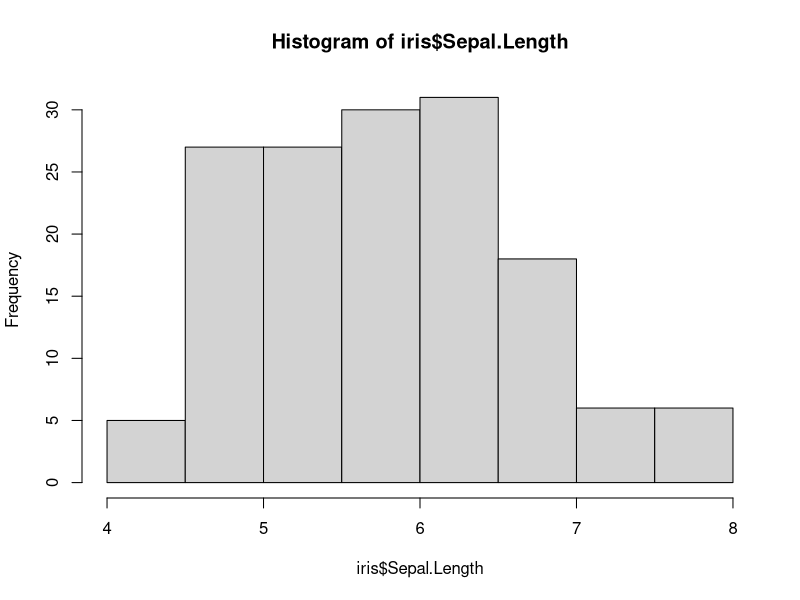
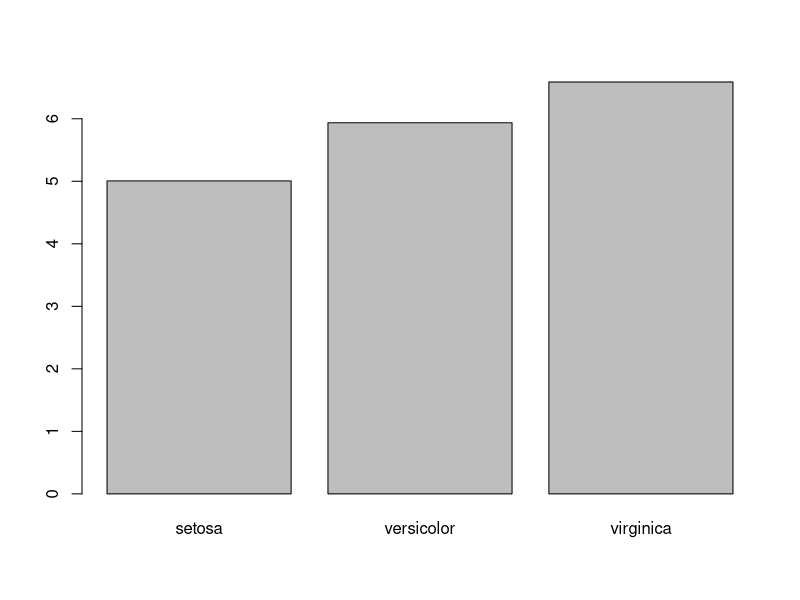
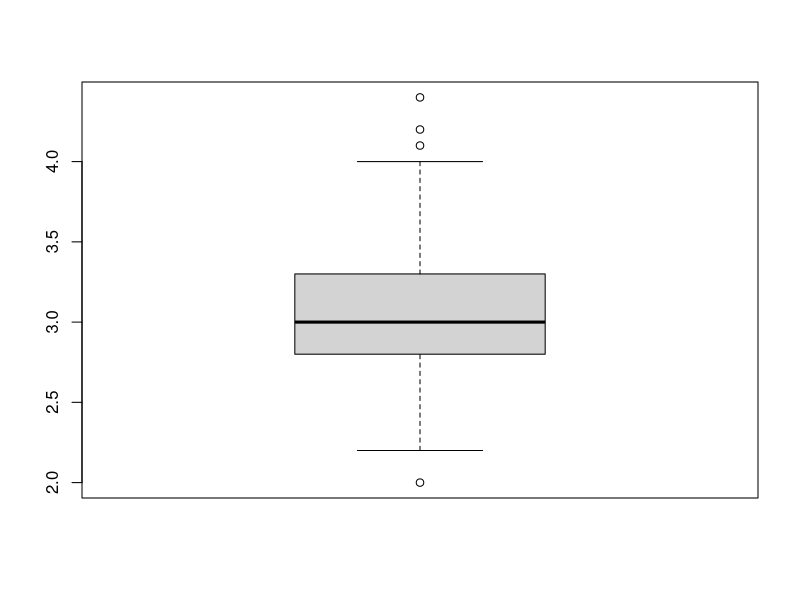
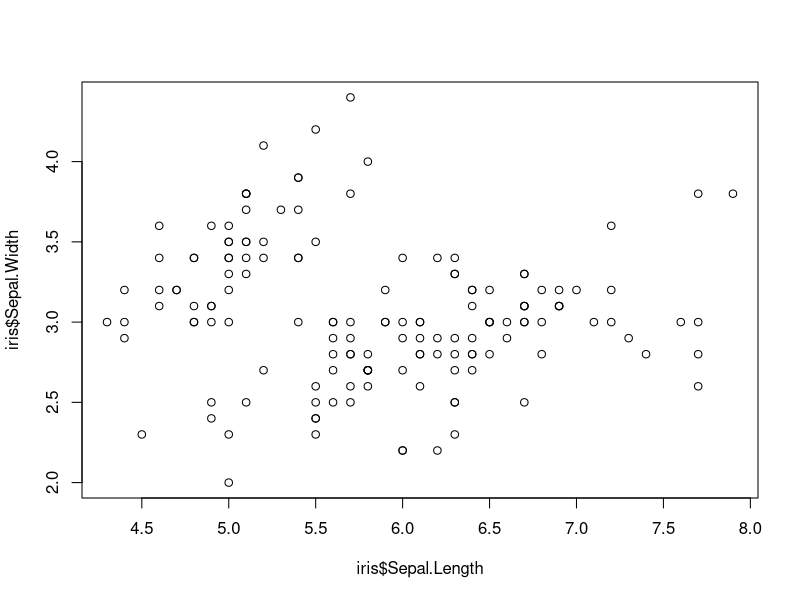
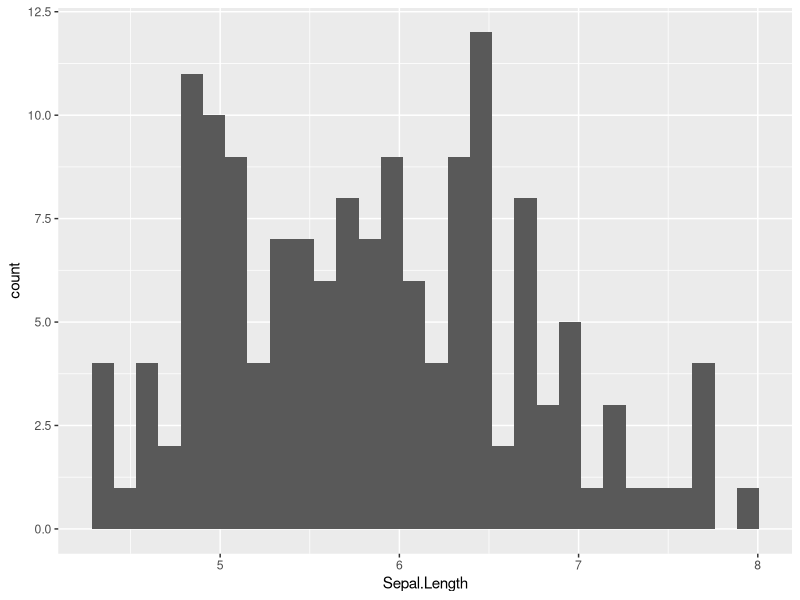
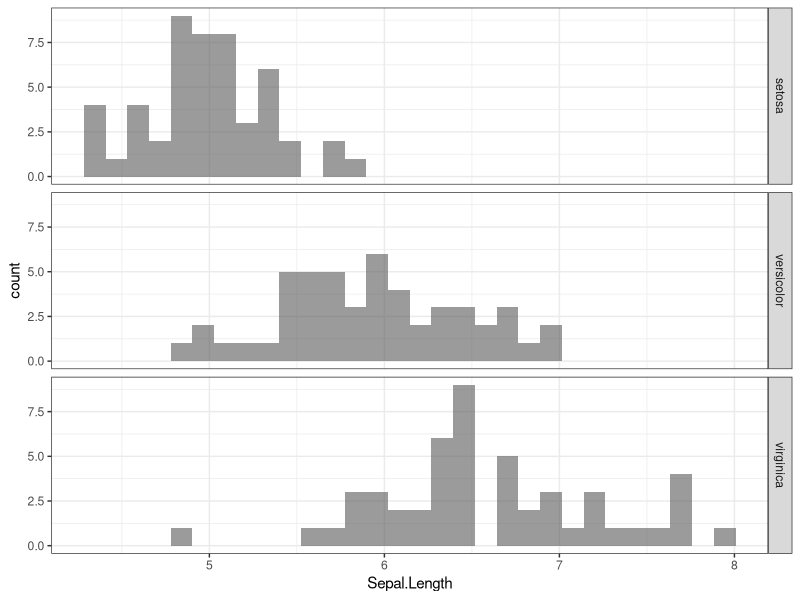
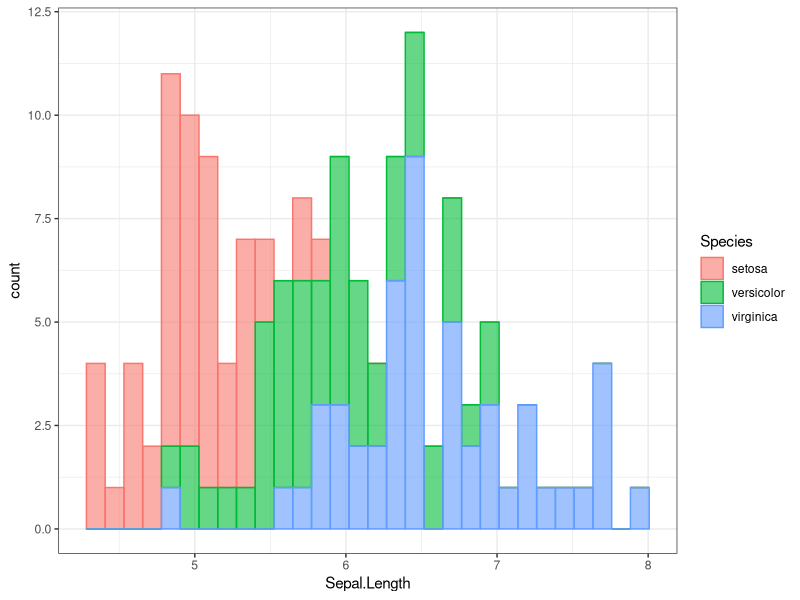
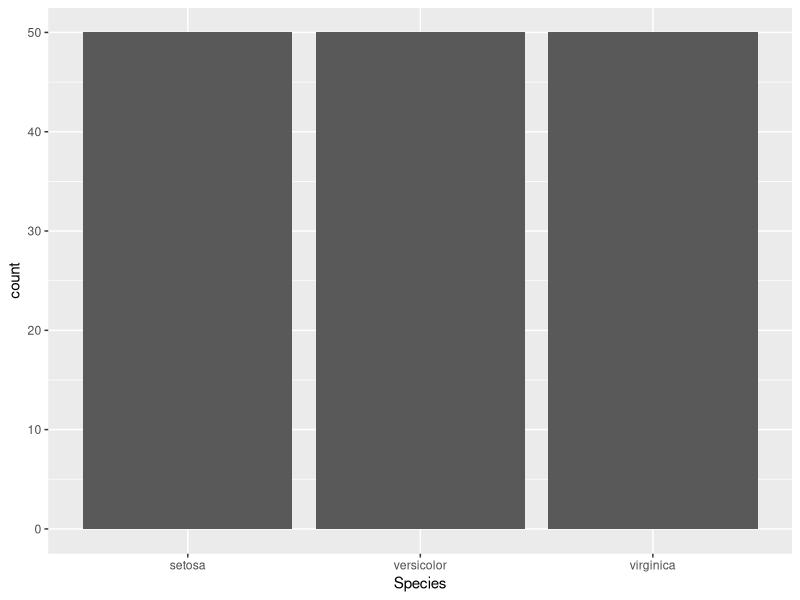

These figures' R source, in order:
## ===========================================================================#
## Basic plot in R
## Author: Tengku Muhd Hanis Mokhtar
## Date: 21-10-2023
## https://jomresearch.netlify.app/
## ===========================================================================#

# Packages ----------------------------------------------------------------

library(tidyverse)


# Data --------------------------------------------------------------------

glimpse(iris)


# Plot in Base R ----------------------------------------------------------

## 1) Histogram ----
hist(iris$Sepal.Length)

## 2) Bar plot ----
dat <- 
  iris %>% 
  group_by(Species) %>% 
  summarise(mean_Sepal.Length = mean(Sepal.Length))

barplot(height = dat$mean_Sepal.Length, names = dat$Species)

## 3) Box plot ----
bx_plt <- boxplot(iris$Sepal.Width)
bx_plt$out

boxplot.stats(iris$Sepal.Width)

## 4) Scatter plot ----
plot(iris$Sepal.Length, iris$Sepal.Width)


# ggplot2 -----------------------------------------------------------------

## 1) histogram ----
ggplot(data = iris, aes(x = Sepal.Length)) +
  geom_histogram()

# Advanced histogram
ggplot(data = iris, aes(x = Sepal.Length)) +
  geom_histogram(alpha = 0.6) +
  facet_grid(rows = vars(Species)) +
  theme_bw()
  
ggplot(data = iris, aes(x = Sepal.Length, fill = Species, color = Species)) +
  geom_histogram(alpha = 0.6) +
  theme_bw()

## 2) Bar plot ----
ggplot(data = iris, aes(x = Species)) +
    geom_bar()

## 3) Box plot ----
bx_ggplot <- 
    ggplot(data = iris, aes(y = Sepal.Width)) +
    geom_boxplot()
bx_ggplot

boxplot.stats(iris$Sepal.Width)

# Advanced box plot
ggplot(data = iris, aes(x = Species, y = Sepal.Width)) +
  geom_boxplot()

ggplot(data = iris, aes(y = Sepal.Width)) +
  geom_boxplot() +
  facet_grid(cols = vars(Species))

## 4) Scatter plot ----
ggplot(data = iris, aes(x = Sepal.Length, y = Sepal.Width)) +
  geom_point() 

# Advanced scatter plot
ggplot(data = iris, aes(x = Sepal.Length, y = Sepal.Width, color = Species)) +
  geom_point() +
  geom_smooth() +
  theme_bw()

ggplot(data = iris, aes(x = Sepal.Length, y = Sepal.Width)) +
  geom_point() +
  geom_smooth() +
  facet_grid(rows = vars(Species)) +
  theme_bw()


